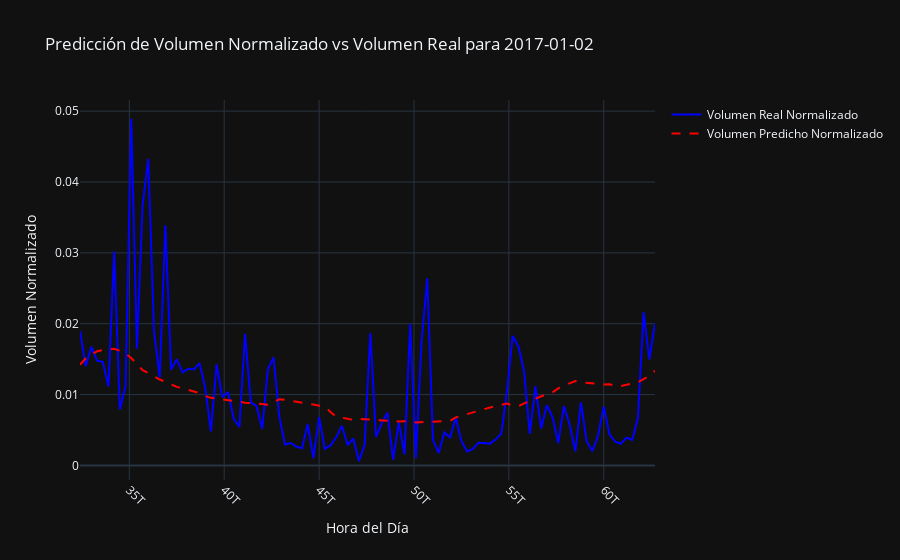

Source (notebook cell):
### Markdown cell above
<span style="color:#1E90FF; font-weight:bold">To instantiate your predictor and train it, use the following code. Assuming historical_df is the dataframe for training:

### Code cell
class StaticBinVolumePredictor:
    def __init__(self, window_size):
        """
        Clase para predecir la curva de volumen utilizando una media móvil para mejorar la separación de entrenamiento y prueba.

        Args:
            window_size (int): Tamaño de la ventana para calcular la media móvil.
        """
        self.window_size = window_size
        self.moving_avg_curve = None

    def train(self, train_df):
        """
        Entrenar el predictor utilizando los datos de volumen con una media móvil.

        Args:
            train_df (DataFrame): Datos de entrenamiento con las columnas ['date', 'time_5min', 'volume', 'vwap', 'day_of_week'].
        """
        # Calcular la media móvil para cada timestamp (promedio de volúmenes anteriores por ventana)
        self.moving_avg_curve = (
            train_df['volume']
            .rolling(window=self.window_size, min_periods=1)
            .mean()
            .groupby(train_df['time_5min'])
            .mean()
        )
        # Normalizar la curva de volumen
        self.moving_avg_curve /= self.moving_avg_curve.sum()

    def predict(self, day_times=None):
        """
        Predecir la curva de volumen estático para un día dado o para toda la serie.

        Args:
            day_times (Index, optional): Índices de tiempo del día a predecir. Si no se proporciona, se predice para todos los tiempos.

        Returns:
            Series: Predicción de la curva de volumen para el día o para toda la serie, con los índices correspondientes.
        """
        if day_times is None:
            return self.moving_avg_curve.fillna(0)
        else:
            return self.moving_avg_curve.reindex(day_times).fillna(0)

    def evaluate(self, test_df):
        """
        Evaluar el rendimiento del predictor comparando las predicciones con los valores reales normalizados.

        Args:
            test_df (DataFrame): Datos de prueba con las columnas ['date', 'time_5min', 'volume', 'vwap'].

        Returns:
            float: RMSE (Raíz del Error Cuadrático Medio) de la predicción.
        """
        mse_list = []
        unique_dates = test_df['date'].unique()
        for date in unique_dates:
            day_df = test_df[test_df['date'] == date]
            actual_curve = day_df.set_index('time_5min')['volume']
            actual_curve /= actual_curve.sum()  # Normalizar la curva de volumen real
            predicted_curve = self.predict(actual_curve.index)
            mse = mean_squared_error(actual_curve, predicted_curve)
            mse_list.append(mse)

        final_rmse = np.sqrt(np.mean(mse_list))

        print(f"RMSE del predictor de volumen estático: {final_rmse}")
        

    def visualize_prediction(self, test_df, date):
        """
        Visualizar la predicción frente a los valores reales normalizados para un día específico.

        Args:
            test_df (DataFrame): Datos de prueba con las columnas ['date', 'time_5min', 'volume', 'vwap'].
            date (str): Fecha específica para la cual se desea visualizar la predicción.
        """
        day_df = test_df[test_df['date'] == date]
        actual_curve = day_df.set_index('time_5min')['volume']
        actual_curve /= actual_curve.sum()  # Normalizar la curva de volumen real
        predicted_curve = self.predict(actual_curve.index)

        # Crear la figura
        fig = go.Figure()

        # Añadir la curva de volumen real normalizado
        fig.add_trace(go.Scatter(
            x=actual_curve.index,
            y=actual_curve.values,
            mode='lines',
            name='Volumen Real Normalizado',
            line=dict(color='blue', width=2)
        ))

        # Añadir la curva de volumen predicho normalizado
        fig.add_trace(go.Scatter(
            x=predicted_curve.index,
            y=predicted_curve.values,
            mode='lines',
            name='Volumen Predicho Normalizado',
            line=dict(color='red', width=2, dash='dash')
        ))

        # Configuración del layout
        fig.update_layout(
            title=f'Predicción de Volumen Normalizado vs Volumen Real para {date}',
            xaxis_title='Hora del Día',
            yaxis_title='Volumen Normalizado',
            template='plotly_dark',
            showlegend=True
        )

        # Ajuste de los ticks del eje x
        fig.update_xaxes(tickangle=45)

        # Mostrar la figura
        fig.show()



# Ejemplo de uso
volume_predictor = StaticBinVolumePredictor(window_size=10)  # Ajustar el hiperparámetro de la ventana

# Asumiendo que 'algo.resampled_df' tiene las columnas ['date', 'time_5min', 'volume', 'vwap']

# Entrenar el predictor
volume_predictor.train(algo.resampled_df)

# Predecir la curva de volumen estático
predicted_curve = volume_predictor.predict()

# Evaluar el rendimiento del predictor
rmse = volume_predictor.evaluate(algo.test_df)

# Visualizar la predicción para una fecha específica
volume_predictor.visualize_prediction(algo.test_df, '2017-01-02')
